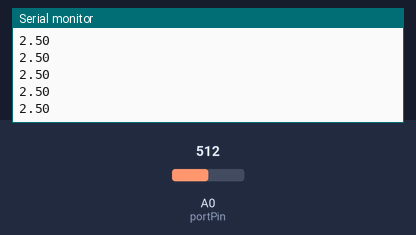
The sketch below on a simulated Arduino Uno, built with avr-gcc and run on an emulated ATmega328P. Shown: the last lines printed to the serial monitor. Inputs (shaded band) come from the test bench; at power-on: A0 (portPin) = 512.

Above: at 1.2 s.
1.3 s: A0 (portPin) set to 716
At 1.56 s:
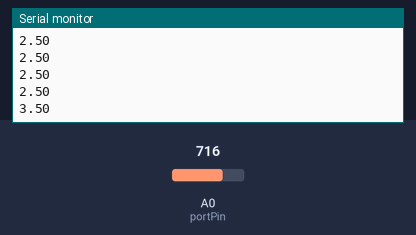
2.8 s: A0 (portPin) set to 900
At 2.96 s:
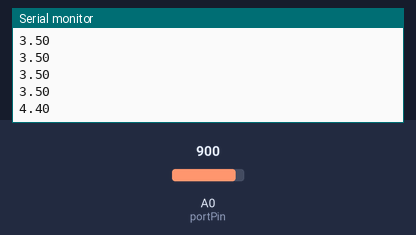
Timing chart, 0 to 5.8 s (numbered marks = the images above; inputs shaded):
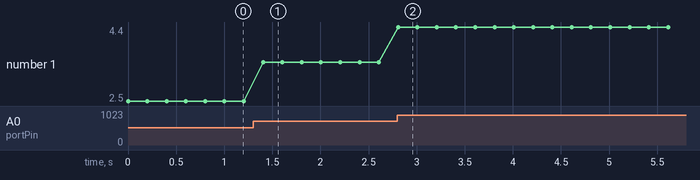

The sketch:

lesson9.ino
```cpp
/*
Created on Jan 15 2018

@author: smercy

Replace for-loop with while-loop
removed Prompt for on and delay time to simplify the program

*/

int portPin = A0;
int pinValue;
float pinVoltage;  // actual voltage at the pin.

void setup() {
  Serial.begin(9600);
  pinMode(portPin, INPUT); // decrare pin A0 as an input
}
void loop() {
  pinValue = analogRead(portPin);
  pinVoltage = (5./1023)* pinValue;
  Serial.println(pinVoltage);
  delay(200);


}
```

Measured:
- after the input at 1.3 s, the serial monitor: prints a new line after 0.10 s (image 1)
- after the input at 2.8 s, the serial monitor: prints a new line at once (image 2)
- plotted number 1: 2.5 → 3.5 after the input at 1.3 s, 3.5 → 4.4 after the input at 2.8 s
